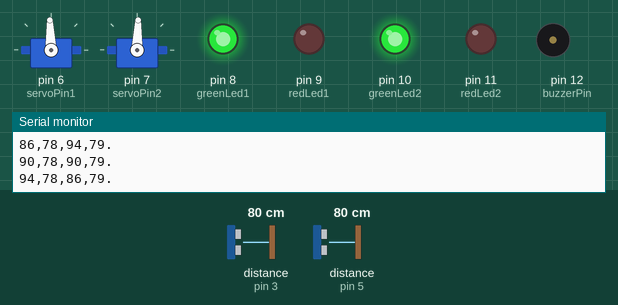
Simulated run of this sketch. Board: Arduino Uno, built with avr-gcc and run on an emulated ATmega328P. Shown: 2 × servo, output pins drawn as LEDs (lit = HIGH), buzzer (waves = sounding, pin HIGH), the last lines printed to the serial monitor. Wiring (inferred from the names in the program): 2 × ultrasonic range finder: trigger pin 2, echo pin 3 / trigger pin 4, echo pin 5. The inputs (shaded band) are chosen by the test bench; at power-on: distance to the obstacle (sensors on pin 3, pin 5) 80 cm. The echo pulse lasts 58.3 µs per cm; pins used as bus, display or sensor lines are not drawn.

Above: at 1.7 s.
1.8 s: distance to the obstacle (sensor on pin 3) set to 2 cm
At 2.5 s:
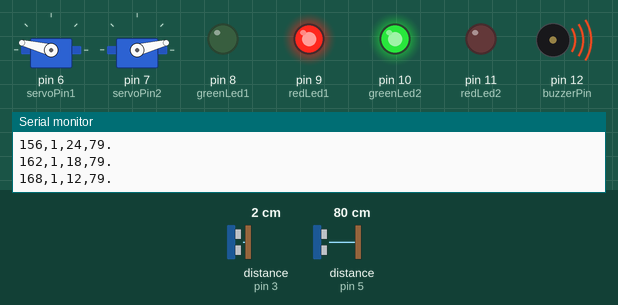
4.8 s: distance to the obstacle (sensor on pin 5) set to 2 cm
At 4.97 s:
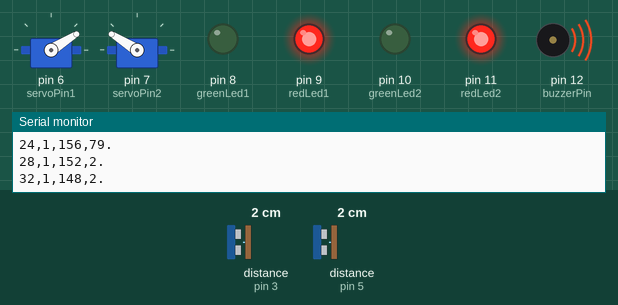
7.8 s: distance to the obstacle (sensor on pin 3) set to 183 cm
At 7.95 s:
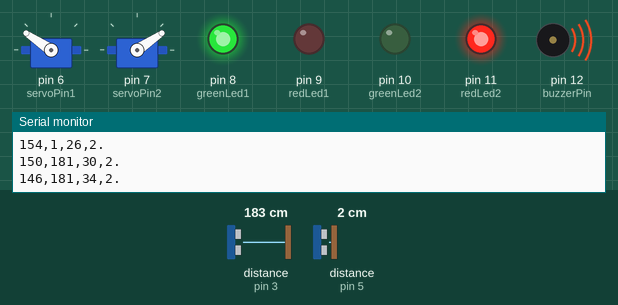
10.8 s: distance to the obstacle (sensor on pin 5) set to 250 cm
At 11.6 s:
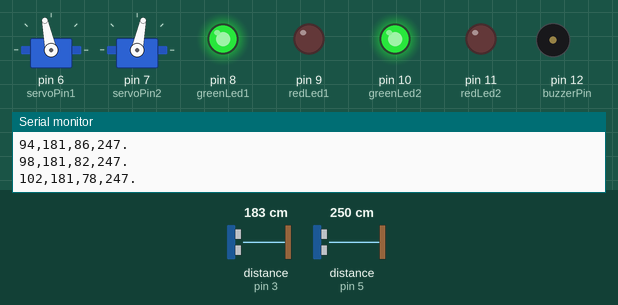
13.8 s: distance to the obstacle (sensor on pin 3) set to 4 cm
At 14.27 s:
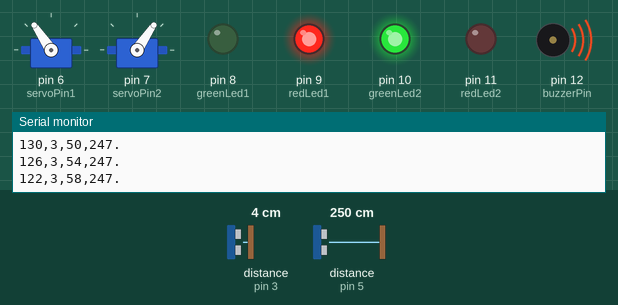
16.8 s: distance to the obstacle (sensor on pin 5) set to 60 cm
Timing chart, 0 to 23.1 s (numbered marks = the images above; inputs shaded):
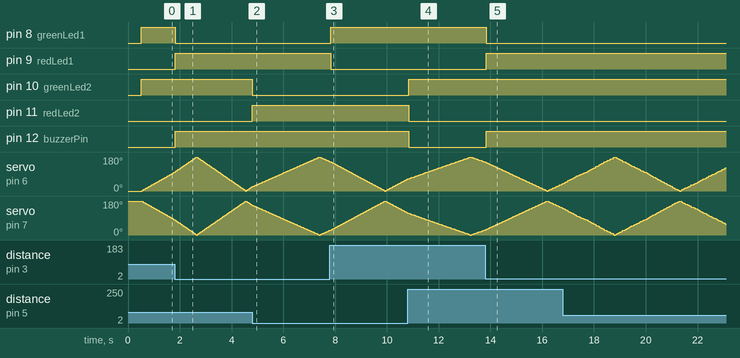

Measured:
- after the input at 1.8 s, pin 8 (greenLed1): HIGH → LOW at once; pin 9 (redLed1), pin 12 (buzzerPin): LOW → HIGH at once
- after the input at 4.8 s, pin 10 (greenLed2): HIGH → LOW at once; pin 11 (redLed2): LOW → HIGH at once
- after the input at 7.8 s, pin 8 (greenLed1): LOW → HIGH at once; pin 9 (redLed1): HIGH → LOW at once
- after the input at 10.8 s, pin 10 (greenLed2): LOW → HIGH at once; pin 11 (redLed2), pin 12 (buzzerPin): HIGH → LOW at once
- after the input at 13.8 s, pin 8 (greenLed1): HIGH → LOW at once; pin 9 (redLed1), pin 12 (buzzerPin): LOW → HIGH at once

The sketch:

radar_arduino.ino
```cpp
#include <Servo.h>

// Ultrasonic Sensor 1
const int trigPin1 = 2;
const int echoPin1 = 3;

// Ultrasonic Sensor 2
const int trigPin2 = 4;
const int echoPin2 = 5;

// LEDs for Sensor 1
const int greenLed1 = 8;
const int redLed1 = 9;

// LEDs for Sensor 2
const int greenLed2 = 10;
const int redLed2 = 11;

// Buzzer
const int buzzerPin = 12;

// Servos
Servo servo1;
Servo servo2;
const int servoPin1 = 6;
const int servoPin2 = 7;

// Object detection threshold (in cm)
const int objectThreshold = 20;

// Servo sweep control
int angle1 = 0;
int angle2 = 180;
int step1 = 2;
int step2 = -2;

// Last time data was sent to Processing
unsigned long lastSendTime = 0;
const int sendInterval = 50; // Send data every 50ms

// Buzzer control
bool objectDetected = false; // New variable to track object detection

// Servo protection
unsigned long lastServoMoveTime = 0;
const int servoMoveInterval = 20; // Minimum time between servo moves

void setup() {
  // Ultrasonic pins
  pinMode(trigPin1, OUTPUT);
  pinMode(echoPin1, INPUT);
  pinMode(trigPin2, OUTPUT);
  pinMode(echoPin2, INPUT);

  // LED pins
  pinMode(greenLed1, OUTPUT);
  pinMode(redLed1, OUTPUT);
  pinMode(greenLed2, OUTPUT);
  pinMode(redLed2, OUTPUT);

  // Buzzer
  pinMode(buzzerPin, OUTPUT);

  // Attach servos with servo protection
  servo1.attach(servoPin1, 544, 2400);
  servo2.attach(servoPin2, 544, 2400);

  // Initialize servos to starting positions
  servo1.write(angle1);
  servo2.write(angle2);
  delay(500);

  Serial.begin(115200);
}

void loop() {
  long distance1 = getDistance(trigPin1, echoPin1);
  long distance2 = getDistance(trigPin2, echoPin2);

  // Check if any object is detected
  bool currentDetection = (distance1 > 0 && distance1 < objectThreshold) ||
                         (distance2 > 0 && distance2 < objectThreshold);

  // Sensor 1 LED control
  if (distance1 > 0 && distance1 < objectThreshold) {
    digitalWrite(greenLed1, LOW);
    digitalWrite(redLed1, HIGH);
  } else {
    digitalWrite(greenLed1, HIGH);
    digitalWrite(redLed1, LOW);
  }

  // Sensor 2 LED control
  if (distance2 > 0 && distance2 < objectThreshold) {
    digitalWrite(greenLed2, LOW);
    digitalWrite(redLed2, HIGH);
  } else {
    digitalWrite(greenLed2, HIGH);
    digitalWrite(redLed2, LOW);
  }

  // Buzzer control
  if (currentDetection) {
    digitalWrite(buzzerPin, HIGH); // Turn buzzer on when object is detected
  } else {
    digitalWrite(buzzerPin, LOW); // Turn buzzer off when no object is detected
  }

  // Servo sweeping with protection
  if (millis() - lastServoMoveTime >= servoMoveInterval) {
    servo1.write(angle1);
    servo2.write(angle2);
    lastServoMoveTime = millis();

    angle1 += step1;
    angle2 += step2;

    if (angle1 >= 180 || angle1 <= 0) step1 = -step1;
    if (angle2 >= 180 || angle2 <= 0) step2 = -step2;
  }

  // Send data to Processing
  if (millis() - lastSendTime >= sendInterval) {
    sendToProcessing(angle1, distance1, angle2, distance2);
    lastSendTime = millis();
  }

  delay(15);
}

long getDistance(int trigPin, int echoPin) {
  digitalWrite(trigPin, LOW);
  delayMicroseconds(2);

  digitalWrite(trigPin, HIGH);
  delayMicroseconds(10);
  digitalWrite(trigPin, LOW);

  long duration = pulseIn(echoPin, HIGH, 30000);
  if (duration == 0) return 0;

  long distance = duration * 0.034 / 2;
  return distance;
}

void sendToProcessing(int angle1, long distance1, int angle2, long distance2) {
  Serial.print(angle1);
  Serial.print(",");
  Serial.print(distance1);
  Serial.print(",");
  Serial.print(angle2);
  Serial.print(",");
  Serial.print(distance2);
  Serial.println(".");
}
```
